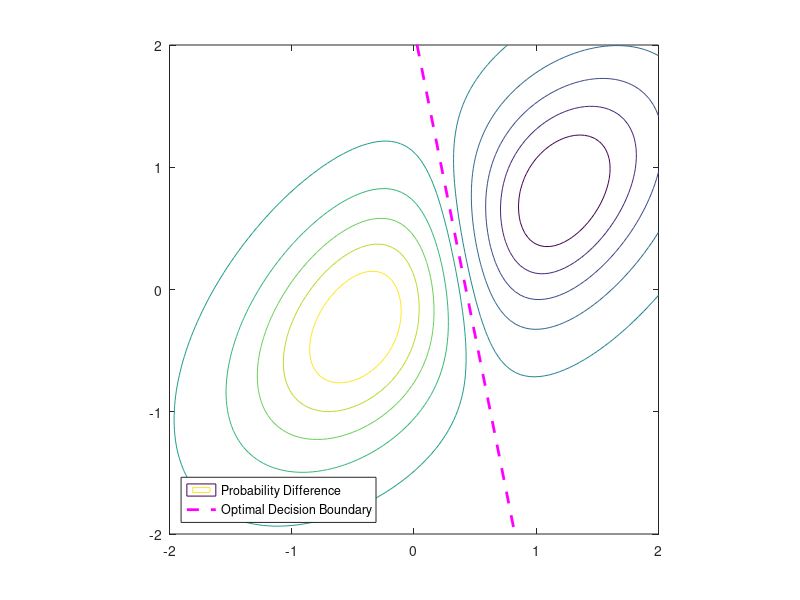

This figure's MATLAB source: (Note: this script raises an error after producing the figure.)
%% Q2
mu = [0.5,0.5].';
Sigma = [0.1 0.05;
         0.05 0.1];
PHI = 0.7071*[-1 1;
              1 1];
Lambda = 0.01*[5 0;
               0 15];
A = PHI*Lambda^(-0.5);

%% Q3
mu1 = [0 0].';
mu2 = [0.75 0.5].';
S = [0.65 0.35;
     0.35 0.65];
x = linspace(-2,2,100);
y = linspace(-2,2,100);
[X, Y] = meshgrid(x,y);
Z = [];
for ii = 1:100
    z1 = mvnpdf([x(ii)*ones(100,1) Y(:,ii)],mu1.',S);
    z2 = mvnpdf([x(ii)*ones(100,1) Y(:,ii)],mu2.',S);
    Z = [Z (z1-z2)];
end
contour(X,Y,Z)
hold on
w = S^-1*(mu1-mu2);
x0 = 0.5*(mu1+mu2);
n = cross([0 0 1].',[w;0]);
n = n(1:2)/norm(n);
p1 = x0-n*3; p2 = x0+n*3;
plot([p1(1),p2(1)],[p1(2),p2(2)],'--m','Linewidth',2)
xlim([-2 2]);ylim([-2 2]);
legend('Probability Difference','Optimal Decision Boundary','Location','Southwest')
axis equal

R1 = mvnrnd(mu1, S, 1000);
R2 = mvnrnd(mu2, S, 1000);
% Distributions estimation
muhat1 = 1/length(R1)*sum(R1);
muhat2 = 1/length(R2)*sum(R2);
murep1 = repmat(muhat1,1000,1);
murep2 = repmat(muhat2,1000,1);
Sigmahat1 = (R1-murep1).'*(R1-murep1)/999;
Sigmahat2 = (R2-murep2).'*(R2-murep2)/999;

Shat = (Sigmahat1+Sigmahat2)/2;
w = Shat^-1*(muhat1-muhat2);
x0 = 0.5*(muhat1+muhat2);
n = cross([0 0 1].',[w;0]);
n = n(1:2)/norm(n);
p1 = x0-n*3; p2 = x0+n*3;
plot([p1(1),p2(1)],[p1(2),p2(2)],'--r','Linewidth',2)
xlim([-2 2]);ylim([-2 2]);